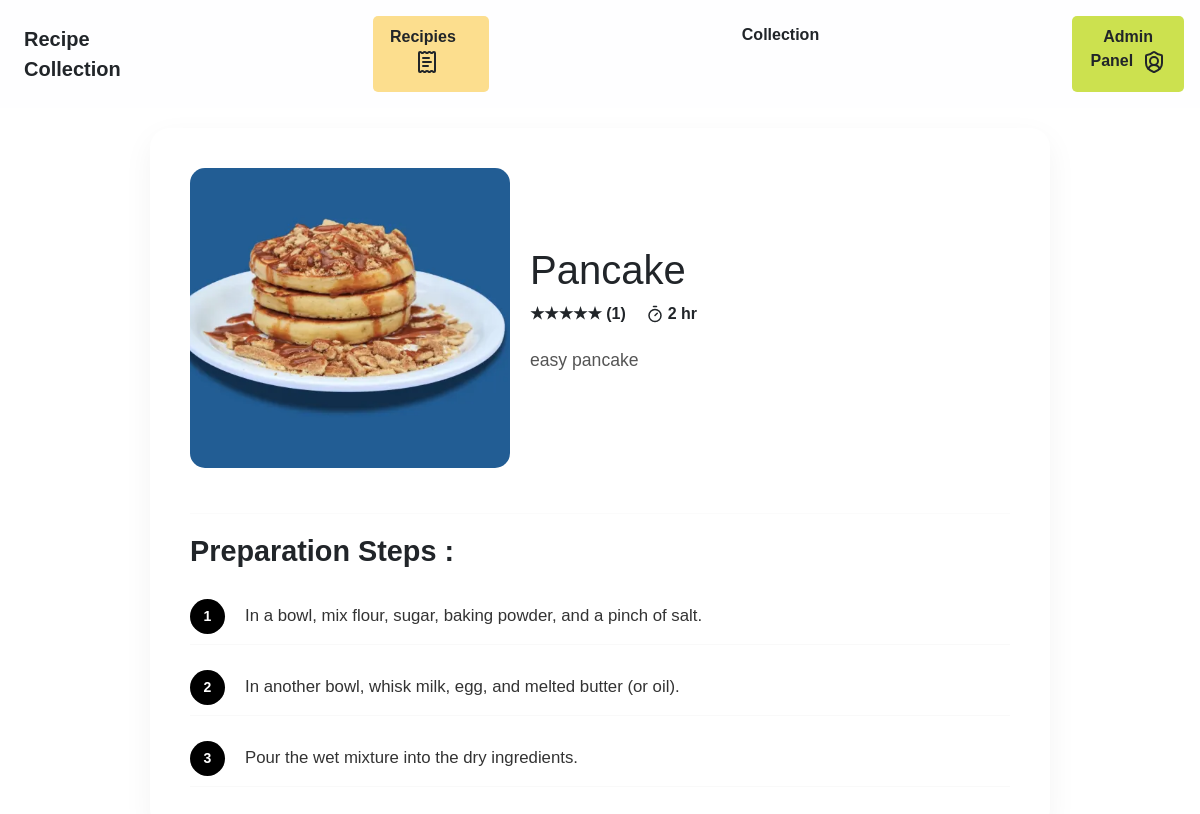
The app's page /recipe.php?id=19 with its own data.
### tables this page shows
CREATE TABLE `recipies` (
  `id` int(11) NOT NULL,
  `title` varchar(30) NOT NULL,
  `difficulty` varchar(20) NOT NULL,
  `description` text NOT NULL,
  `steps` text NOT NULL,
  `time` int(11) NOT NULL,
  `isPublic` int(11) NOT NULL DEFAULT 0,
  `savedCount` int(11) NOT NULL DEFAULT 0,
  `ownerName` varchar(30) NOT NULL,
  `ownerId` int(11) NOT NULL DEFAULT -1
);

### recipe.php (the view, shortened to what this page needs)
<!DOCTYPE html>
<html lang="en">
<head>
    <link rel="stylesheet" href="styles/recipeDetails.css">
    <link rel="stylesheet" href="styles/style.css">
    <link href="https://cdn.jsdelivr.net/npm/bootstrap@5.3.8/dist/css/bootstrap.min.css" rel="stylesheet">
    <link rel="stylesheet" href="styles/navBar.css">
</head>
<body>
<?php
include("navbar.php");
$id = $_GET['id'];
$res = mysqli_query($con,"select * from recipies where id=$id;");
if (mysqli_num_rows($res) == 0){
    echo "not found";
}
else{
  $tab = mysqli_fetch_array($res);
  $arr = explode("\n", $tab[4]);
  echo '
<div class="details-container">
  <header class="recipe-header">
    <div class="image-wrapper">
      <img src="assets/'.$tab[1].'.png" alt="recipe image">
    </div>
    <div class="header-content">
      <h1>'.$tab[1].'</h1>
      <div class="meta-row">
        <div class="stars">★★★★<span class="half">★</span> <span> ('.$tab[7].')</span></div>
                <div class="time">
                    <svg xmlns="http://www.w3.org/2000/svg" width="24" height="24" viewBox="0 0 24 24" fill="none" stroke="currentColor" stroke-width="2" stroke-linecap="round" stroke-linejoin="round" class="lucide lucide-timer-icon lucide-timer"><line x1="10" x2="14" y1="2" y2="2"/><line x1="12" x2="15" y1="14" y2="11"/><circle cx="12" cy="14" r="8"/></svg>
                    '.($tab[5]%60 == 0 ? $tab[5] / 60  .' hr' : $tab[5]. ' min').'
                </div>
      </div>
      <p class="main-description">'.$tab[3].'</p>
    </div>
  </header>
  <hr class="divider">
  <section class="prep-section">
    <h2>Preparation Steps :</h2>
    <div class="steps-list" style="overflow: auto !important;height: 200px !important;">
  ';
  for ($i = 0; $i < count($arr); $i++) {
    echo '
      <div class="step-item">
            <div class="step-number">'.($i+1).'</div>
            <p class="step-text">'.$arr[$i].'</p>
      </div>';
}
  echo '
    </div>
  </section>
</div>';
}
?>
</body>
</html>

### styles/recipeDetails.css (style rules this page uses)
.details-container { max-width: 900px; margin: 20px auto; border-radius: 20px; box-shadow: 0 10px 30px rgba(0,0,0,0.05); overflow-x: auto; }
.recipe-header { display: flex; flex-direction: column; gap: 20px; }
@media (min-width: 768px) { .recipe-header { flex-direction: row; padding: 40px; } }
.image-wrapper { position: relative; flex: 1; }
.image-wrapper img { width: 100%; border-radius: 15px; object-fit: cover; height: 300px; }
.header-content { flex: 1.5; display: flex; flex-direction: column; justify-content: center; }
h1 { font-size: 2.5rem; font-weight: 900; margin-bottom: 10px; }
.meta-row { display: flex; gap: 20px; margin-bottom: 20px; font-weight: 600; }
.main-description { font-size: 1.1rem; line-height: 1.6; color: #555; }
.prep-section { padding: 0 40px 40px; box-shadow: 0 10px 30px rgba(0,0,0,0.05) margin-top: 1px; }
.prep-section h2 { font-size: 1.8rem; font-weight: 800; margin-bottom: 15px; }
.steps-list { display: flex; flex-direction: column; gap: 15px; margin-top: 20px; }
.step-item { display: flex; gap: 5px; align-items: flex-start; }
.step-number { background: #000; color: #fff; min-width: 35px; height: 35px; display: flex; align-items: center; justify-content: center; border-radius: 50%; font-weight: 800; flex-shrink: 0; }
.step-text { font-size: 1.05rem; color: #333; line-height: 1.5; margin: 0; }
.divider { border: 0; border-top: 1px solid #eee; margin: 20px 40px; margin-top: 5px; }
.time { display: flex; align-items: center; gap: 4px; font-size: 16px; line-height: 1; }
.time svg { width: 18px; height: 18px; display: block; }
.step-item { display: flex; align-items: center; gap: 20px; padding: 10px 0; border-bottom: 1px solid #f9f9f9; }
.step-number { background: #000; color: #fff; width: 35px; height: 35px; display: flex; align-items: center; justify-content: center; border-radius: 50%; font-weight: 800; flex-shrink: 0; font-size: 14px; }
.step-text { font-size: 1.05rem; color: #333; margin: 0; line-height: 1.2; }

### styles/style.css (style rules this page uses)
* { font-family: 'Trebuchet MS', 'Lucida Sans Unicode', 'Lucida Grande', 'Lucida Sans', Arial, sans-serif !important; }
body { height: 100vh; width: 100vw; overflow: hidden; }

### styles/navBar.css (style rules this page uses)
* { font-family: 'Trebuchet MS', 'Lucida Sans Unicode', 'Lucida Grande', 'Lucida Sans', Arial, sans-serif; }

### records on screen
recipies: title (picture), title "Pancake", savedCount "1", $tab[5]/60 "2", description "easy pancake", steps "In a bowl, mix flour, sugar, baking powder, and a pinch of salt.", steps "In another bowl, whisk milk, egg, and melted butter (or oil).", steps "Pour the wet mixture into the dry ingredients."
